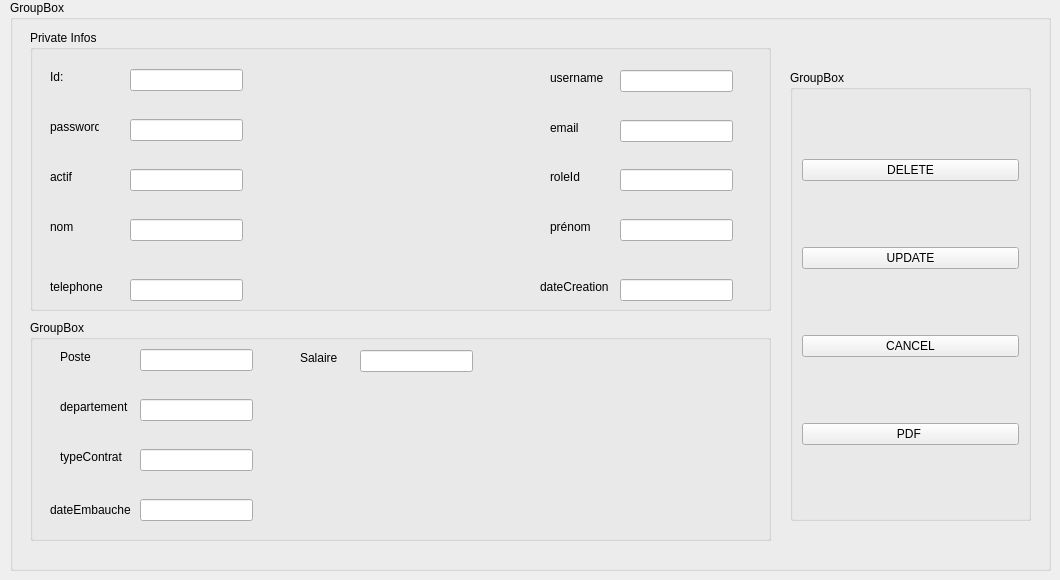
             <widget class="QWidget" name="page_5">
              <widget class="QGroupBox" name="groupBox_12">
               <property name="geometry">
                <rect>
                 <x>10</x>
                 <y>0</y>
                 <width>1041</width>
                 <height>571</height>
                </rect>
               </property>
               <property name="title">
                <string>GroupBox</string>
               </property>
               <widget class="QGroupBox" name="groupBox_13">
                <property name="geometry">
                 <rect>
                  <x>20</x>
                  <y>30</y>
                  <width>741</width>
                  <height>281</height>
                 </rect>
                </property>
                <property name="title">
                 <string>Private Infos</string>
                </property>
                <widget class="QLineEdit" name="lineEdit_60">
                 <property name="geometry">
                  <rect>
                   <x>590</x>
                   <y>90</y>
                   <width>113</width>
                   <height>22</height>
                  </rect>
                 </property>
                </widget>
                <widget class="QLineEdit" name="lineEdit_61">
                 <property name="geometry">
                  <rect>
                   <x>100</x>
                   <y>249</y>
                   <width>113</width>
                   <height>22</height>
                  </rect>
                 </property>
                </widget>
                <widget class="QLabel" name="label_68">
                 <property name="geometry">
                  <rect>
                   <x>20</x>
                   <y>89</y>
                   <width>49</width>
                   <height>16</height>
                  </rect>
                 </property>
                 <property name="text">
                  <string>password </string>
                 </property>
                </widget>
                <widget class="QLabel" name="label_69">
                 <property name="geometry">
                  <rect>
                   <x>520</x>
                   <y>139</y>
                   <width>49</width>
                   <height>16</height>
                  </rect>
                 </property>
                 <property name="text">
                  <string>roleId </string>
                 </property>
                </widget>
                <widget class="QLineEdit" name="lineEdit_62">
                 <property name="geometry">
                  <rect>
                   <x>100</x>
                   <y>89</y>
                   <width>113</width>
                   <height>22</height>
                  </rect>
                 </property>
                </widget>
                <widget class="QLineEdit" name="lineEdit_63">
                 <property name="geometry">
                  <rect>
                   <x>590</x>
                   <y>139</y>
                   <width>113</width>
                   <height>22</height>
                  </rect>
                 </property>
                </widget>
                <widget class="QLabel" name="label_70">
                 <property name="geometry">
                  <rect>
                   <x>520</x>
                   <y>40</y>
                   <width>61</width>
                   <height>16</height>
                  </rect>
                 </property>
                 <property name="text">
                  <string>username </string>
                 </property>
                </widget>
                <widget class="QLabel" name="label_71">
                 <property name="geometry">
                  <rect>
                   <x>20</x>
                   <y>189</y>
                   <width>49</width>
                   <height>16</height>
                  </rect>
                 </property>
                 <property name="text">
                  <string>nom </string>
                 </property>
                </widget>
                <widget class="QLineEdit" name="lineEdit_64">
                 <property name="geometry">
                  <rect>
                   <x>100</x>
                   <y>139</y>
                   <width>113</width>
                   <height>22</height>
                  </rect>
                 </property>
                </widget>
                <widget class="QLabel" name="label_72">
                 <property name="geometry">
                  <rect>
                   <x>510</x>
                   <y>249</y>
                   <width>71</width>
                   <height>16</height>
                  </rect>
                 </property>
                 <property name="text">
                  <string>dateCreation </string>
                 </property>
                </widget>
                <widget class="QLineEdit" name="lineEdit_65">
                 <property name="geometry">
                  <rect>
                   <x>100</x>
                   <y>189</y>
                   <width>113</width>
                   <height>22</height>
                  </rect>
                 </property>
                </widget>
                <widget class="QLabel" name="label_73">
                 <property name="geometry">
                  <rect>
                   <x>520</x>
                   <y>189</y>
                   <width>49</width>
                   <height>16</height>
                  </rect>
                 </property>
                 <property name="text">
                  <string>prénom </string>
                 </property>
                </widget>
                <widget class="QLineEdit" name="lineEdit_66">
                 <property name="geometry">
                  <rect>
                   <x>590</x>
                   <y>189</y>
                   <width>113</width>
                   <height>22</height>
                  </rect>
                 </property>
                </widget>
                <widget class="QLineEdit" name="lineEdit_67">
                 <property name="geometry">
                  <rect>
                   <x>100</x>
                   <y>39</y>
                   <width>113</width>
                   <height>22</height>
                  </rect>
                 </property>
                </widget>
                <widget class="QLineEdit" name="lineEdit_68">
                 <property name="geometry">
                  <rect>
                   <x>590</x>
                   <y>249</y>
                   <width>113</width>
                   <height>22</height>
                  </rect>
                 </property>
                </widget>
                <widget class="QLabel" name="label_74">
                 <property name="geometry">
                  <rect>
                   <x>20</x>
                   <y>139</y>
                   <width>49</width>
                   <height>16</height>
                  </rect>
                 </property>
                 <property name="text">
                  <string>actif </string>
                 </property>
                </widget>
                <widget class="QLabel" name="label_75">
                 <property name="geometry">
                  <rect>
                   <x>20</x>
                   <y>39</y>
                   <width>49</width>
                   <height>16</height>
                  </rect>
                 </property>
                 <property name="text">
                  <string>Id:</string>
                 </property>
                </widget>
                <widget class="QLabel" name="label_76">
                 <property name="geometry">
                  <rect>
                   <x>520</x>
                   <y>90</y>
                   <width>49</width>
                   <height>16</height>
                  </rect>
                 </property>
                 <property name="text">
                  <string>email </string>
                 </property>
                </widget>
                <widget class="QLabel" name="label_77">
                 <property name="geometry">
                  <rect>
                   <x>20</x>
                   <y>249</y>
                   <width>61</width>
                   <height>16</height>
                  </rect>
                 </property>
                 <property name="text">
                  <string>telephone </string>
                 </property>
                </widget>
                <widget class="QLineEdit" name="lineEdit_69">
                 <property name="geometry">
                  <rect>
                   <x>590</x>
                   <y>40</y>
                   <width>113</width>
                   <height>22</height>
                  </rect>
                 </property>
                </widget>
               </widget>
               <widget class="QGroupBox" name="groupBox_14">
                <property name="geometry">
                 <rect>
                  <x>20</x>
                  <y>320</y>
                  <width>741</width>
                  <height>221</height>
                 </rect>
                </property>
                <property name="title">
                 <string>GroupBox</string>
                </property>
                <widget class="QLineEdit" name="lineEdit_70">
                 <property name="geometry">
                  <rect>
                   <x>330</x>
                   <y>30</y>
                   <width>113</width>
                   <height>22</height>
                  </rect>
                 </property>
                </widget>
                <widget class="QLineEdit" name="lineEdit_71">
                 <property name="geometry">
                  <rect>
                   <x>110</x>
                   <y>239</y>
                   <width>113</width>
                   <height>22</height>
                  </rect>
                 </property>
                </widget>
                <widget class="QLabel" name="label_78">
                 <property name="geometry">
                  <rect>
                   <x>30</x>
                   <y>79</y>
                   <width>71</width>
                   <height>16</height>
                  </rect>
                 </property>
                 <property name="text">
                  <string>departement </string>
                 </property>
                </widget>
                <widget class="QLineEdit" name="lineEdit_72">
                 <property name="geometry">
                  <rect>
                   <x>110</x>
                   <y>179</y>
                   <width>113</width>
                   <height>22</height>
                  </rect>
                 </property>
                </widget>
                <widget class="QLabel" name="label_79">
                 <property name="geometry">
                  <rect>
                   <x>20</x>
                   <y>180</y>
                   <width>81</width>
                   <height>20</height>
                  </rect>
                 </property>
                 <property name="text">
                  <string>dateEmbauche </string>
                 </property>
                </widget>
                <widget class="QLabel" name="label_80">
                 <property name="geometry">
                  <rect>
                   <x>520</x>
                   <y>239</y>
                   <width>71</width>
                   <height>16</height>
                  </rect>
                 </property>
                 <property name="text">
                  <string>dateCreation </string>
                 </property>
                </widget>
                <widget class="QLineEdit" name="lineEdit_73">
                 <property name="geometry">
                  <rect>
                   <x>110</x>
                   <y>79</y>
                   <width>113</width>
                   <height>22</height>
                  </rect>
                 </property>
                </widget>
                <widget class="QLabel" name="label_81">
                 <property name="geometry">
                  <rect>
                   <x>30</x>
                   <y>29</y>
                   <width>49</width>
                   <height>16</height>
                  </rect>
                 </property>
                 <property name="text">
                  <string>Poste</string>
                 </property>
                </widget>
                <widget class="QLabel" name="label_82">
                 <property name="geometry">
                  <rect>
                   <x>30</x>
                   <y>239</y>
                   <width>61</width>
                   <height>16</height>
                  </rect>
                 </property>
                 <property name="text">
                  <string>telephone </string>
                 </property>
                </widget>
                <widget class="QLineEdit" name="lineEdit_74">
                 <property name="geometry">
                  <rect>
                   <x>600</x>
                   <y>239</y>
                   <width>113</width>
                   <height>22</height>
                  </rect>
                 </property>
                </widget>
                <widget class="QLineEdit" name="lineEdit_75">
                 <property name="geometry">
                  <rect>
                   <x>110</x>
                   <y>129</y>
                   <width>113</width>
                   <height>22</height>
                  </rect>
                 </property>
                </widget>
                <widget class="QLabel" name="label_83">
                 <property name="geometry">
                  <rect>
                   <x>30</x>
                   <y>129</y>
                   <width>71</width>
                   <height>16</height>
                  </rect>
                 </property>
                 <property name="text">
                  <string>typeContrat </string>
                 </property>
                </widget>
                <widget class="QLabel" name="label_84">
                 <property name="geometry">
                  <rect>
                   <x>270</x>
                   <y>30</y>
                   <width>61</width>
                   <height>16</height>
                  </rect>
                 </property>
                 <property name="text">
                  <string>Salaire </string>
                 </property>
                </widget>
                <widget class="QLineEdit" name="lineEdit_76">
                 <property name="geometry">
                  <rect>
                   <x>110</x>
                   <y>29</y>
                   <width>113</width>
                   <height>22</height>
                  </rect>
                 </property>
                </widget>
               </widget>
               <widget class="QGroupBox" name="groupBox_15">
                <property name="geometry">
                 <rect>
                  <x>780</x>
                  <y>70</y>
                  <width>241</width>
                  <height>451</height>
                 </rect>
                </property>
                <property name="title">
                 <string>GroupBox</string>
                </property>
                <layout class="QVBoxLayout" name="verticalLayout_6">
                 <item>
                  <widget class="QPushButton" name="Delete_2">
                   <property name="text">
                    <string>DELETE</string>
                   </property>
                  </widget>
                 </item>
                 <item>
                  <widget class="QPushButton" name="Update_R_2">
                   <property name="text">
                    <string>UPDATE</string>
                   </property>
                  </widget>
                 </item>
                 <item>
                  <widget class="QPushButton" name="Cancel_2">
                   <property name="text">
                    <string>CANCEL</string>
                   </property>
                  </widget>
                 </item>
                 <item>
                  <widget class="QPushButton" name="PDF_2">
                   <property name="text">
                    <string>PDF </string>
                   </property>
                  </widget>
                 </item>
                </layout>
               </widget>
              </widget>
             </widget>
